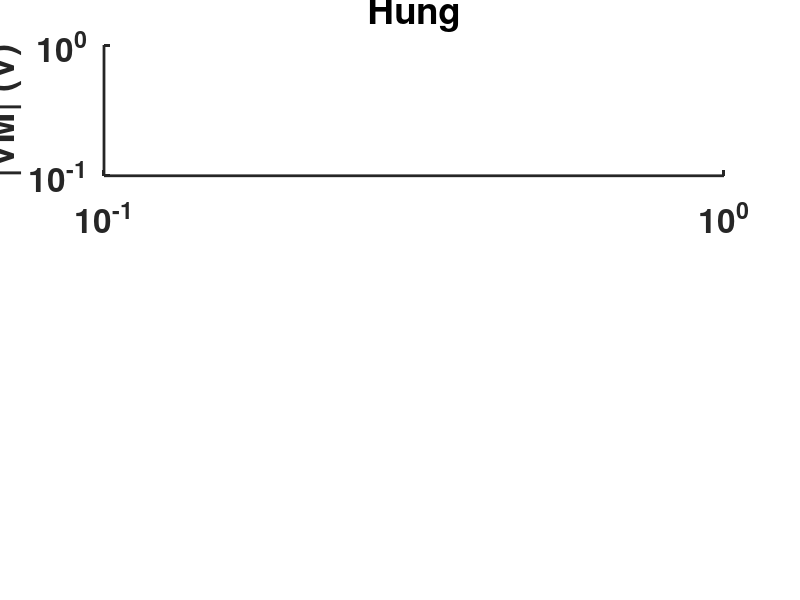

The MATLAB script that drew this image: (Note: this script raises an error after producing the figure.)
%% ========================================================================
%  VM Steady-State Spectrum Comparison (Hung / Hung No Ring / NTU)
%  觀察各實驗在 1/10/100 Hz 下的頻域表現
% ========================================================================
%
% Purpose:
%   比較三組實驗的 VM 穩態頻譜（FFT）
%   觀察基頻尖峰、諧波結構、寬頻雜訊底
%
% Layout:
%   subplot(3,1,k) — 3 列垂直堆疊
%   子圖順序：Hung → Hung (No Ring) → NTU
%   每個子圖內疊加 3 條線（1 Hz / 10 Hz / 100 Hz）
%   共用水平圖例置於圖頂，xlabel 僅底圖
%
% Data Sources:
%   Hung:          Hung_tweezer/single_raw_data/Hung_single_{freq}.dat
%   Hung (No Ring): Hung_tweezer/single_noring_raw_data/Hung_single_noring_{freq}.dat
%   NTU:           NTU_tweezer/single_raw_data/NTU_single_{freq}.dat
%
% Output:
%   VM_Spectrum_Comparison.png
%
% Author: Claude Code
% Date: 2026-02-06

clear; clc; close all;

fprintf('\n');
fprintf('========================================================================\n');
fprintf('  VM Spectrum Comparison (Hung / Hung No Ring / NTU)\n');
fprintf('========================================================================\n\n');

%% Configuration
script_root = fileparts(mfilename('fullpath'));
functions_path = fullfile(script_root, 'functions');
addpath(functions_path);

% Frequencies to plot
plot_freqs = [1, 10, 100];  % Hz
freq_labels = {'1 Hz', '10 Hz', '100 Hz'};
freq_suffixes = {'1hz', '10hz', '100hz'};

% Steady-state parameters
NUM_PERIODS = 3;
RELATIVE_THRESHOLD = 0.002;  % 0.2%

% Experiments configuration (Hung → Hung No Ring → NTU)
experiments = struct();

experiments(1).name = 'Hung';
experiments(1).folder = fullfile(script_root, 'Hung_tweezer', 'single_raw_data');
experiments(1).prefix = 'Hung_single_';

experiments(2).name = 'Hung (No Ring)';
experiments(2).folder = fullfile(script_root, 'Hung_tweezer', 'single_noring_raw_data');
experiments(2).prefix = 'Hung_single_noring_';

experiments(3).name = 'NTU';
experiments(3).folder = fullfile(script_root, 'NTU_tweezer', 'single_raw_data');
experiments(3).prefix = 'NTU_single_';

% Line colors for each frequency
colors = lines(3);

%% Create figure
fig = figure('Position', [100, 100, 1200, 1200], 'Name', 'VM Spectrum');

%% Process each experiment (one subplot per experiment)
for exp_idx = 1:length(experiments)
    exp = experiments(exp_idx);
    subplot(3, 1, exp_idx);
    hold on;

    fprintf('Processing: %s\n', exp.name);

    for freq_idx = 1:length(plot_freqs)
        target_freq = plot_freqs(freq_idx);
        suffix = freq_suffixes{freq_idx};
        filename = fullfile(exp.folder, [exp.prefix, suffix, '.dat']);

        fprintf('  %.0f Hz: %s ... ', target_freq, [exp.prefix, suffix, '.dat']);

        if ~exist(filename, 'file')
            fprintf('NOT FOUND\n');
            continue;
        end

        try
            % Step 1: Read raw data
            data = read_hsdata(filename);
            ch = data.channel;
            fs = data.sampling_rate;

            % Step 2: Extract excitation channel VM
            vm_ch2 = data.vm(:, ch);

            % Step 4: Steady-state detection
            steady_info = detect_steady_state_relative(...
                vm_ch2, target_freq, fs, ...
                'RelativeThreshold', RELATIVE_THRESHOLD, ...
                'ConsecutivePeriods', 3, 'CheckPoints', 25, 'Verbose', false);

            if steady_info.index <= 0
                fprintf('NO STEADY STATE\n');
                continue;
            end

            % Step 5: Extract steady-state data (3 complete periods)
            ss_start = steady_info.index;
            period_samples = steady_info.period_samples;
            ss_length = NUM_PERIODS * period_samples;

            if ss_start + ss_length - 1 > length(vm_ch2)
                ss_length = length(vm_ch2) - ss_start + 1;
                ss_length = floor(ss_length / period_samples) * period_samples;
            end

            VM_ss = vm_ch2(ss_start : ss_start + ss_length - 1);

            % Step 6: FFT → single-sided amplitude spectrum
            N = length(VM_ss);
            VM_fft = fft(VM_ss);
            amp = abs(VM_fft(1:floor(N/2)+1)) / N * 2;
            amp(1) = amp(1) / 2;  % DC component
            freq_axis = (0:floor(N/2)) * fs / N;

            % Plot spectrum (loglog)
            loglog(freq_axis, amp, '-', 'LineWidth', 2, 'Color', colors(freq_idx, :), ...
                'DisplayName', freq_labels{freq_idx});

            fprintf('OK (%d samples, fs=%.0f Hz)\n', N, fs);

        catch ME
            fprintf('ERROR: %s\n', ME.message);
        end
    end

    % Format subplot
    if exp_idx == length(experiments)
        xlabel('Frequency (Hz)', 'FontWeight', 'bold', 'FontSize', 40);
    end
    ylabel('|VM| (V)', 'FontWeight', 'bold', 'FontSize', 40);
    title(exp.name, 'FontWeight', 'bold', 'FontSize', 24);

    ax = gca;
    set(ax, 'FontWeight', 'bold', 'FontSize', 24, 'LineWidth', 2);
    set(ax, 'XScale', 'log', 'YScale', 'log');
    xlim([0.5, fs/2]);
    ax.XAxis.LineWidth = 3;
    ax.YAxis.LineWidth = 3;
    box on;
    grid on;

    fprintf('\n');
end

% Shared horizontal legend at the top
ax_first = subplot(3, 1, 1);
lgd = legend(ax_first, 'Orientation', 'horizontal', ...
    'FontWeight', 'bold', 'FontSize', 22);
lgd.Position = [0.25, 0.965, 0.5, 0.03];

%% Save figure
output_file = fullfile(script_root, 'VM_Spectrum_Comparison.png');
exportgraphics(fig, output_file, 'Resolution', 150);
fprintf('Figure saved: %s\n', output_file);

fprintf('\n');
fprintf('========================================================================\n');
fprintf('  COMPLETE\n');
fprintf('========================================================================\n\n');
